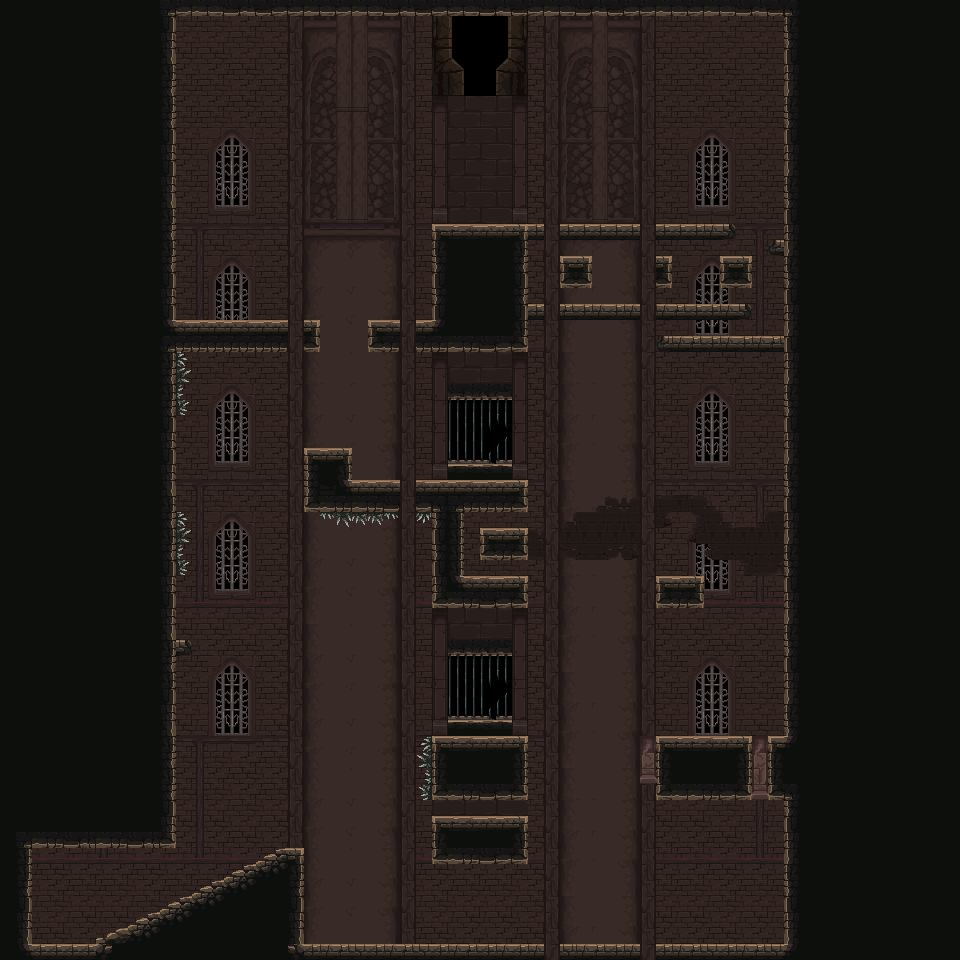

Rendered tile map (Tiled .tmx) drawn with the repository's tilesets; below, a short description and the map source with its tile grids summarised:
An orthogonal 60x60 tile map with 16x16 px tiles, 7 tile layers (bg3, bg2, bg, collision, ...), 5 tilesets and 117 objects (51x hulls, 13x platform, 6x crate, 5x zone, 4x line, ...).

<map version="1.4" tiledversion="1.4.1" orientation="orthogonal" renderorder="right-down" compressionlevel="0" width="60" height="60" tilewidth="16" tileheight="16" infinite="0" nextlayerid="17" nextobjectid="196">
 <editorsettings>
  <export target="../assets/world/panic1.json" format="json" />
 </editorsettings>
 <tileset firstgid="1" name="decorative" tilewidth="16" tileheight="16" tilecount="1024" columns="32">
  <image source="tilesets/PF_Caslte_1.0/decorative.png" width="512" height="512" />
 </tileset>
 <tileset firstgid="1025" name="mainlevbuild_A" tilewidth="16" tileheight="16" tilecount="4096" columns="64">
  <image source="tilesets/PF_Caslte_1.0/mainlevbuild_A.png" width="1024" height="1024" />
 </tileset>
 <tileset firstgid="5121" name="mainlevbuild_B" tilewidth="16" tileheight="16" tilecount="2560" columns="64">
  <image source="tilesets/PF_Caslte_1.0/mainlevbuild_B.png" width="1024" height="640" />
 </tileset>
 <tileset firstgid="7681" name="collision" tilewidth="16" tileheight="16" tilecount="64" columns="8">
  <image source="collision.png" width="128" height="128" />
  <tile id="0">
   <properties>
    <property name="collides" type="bool" value="true" />
   </properties>
   <objectgroup draworder="index" id="2">
    <object id="1" x="0" y="0">
     <polygon points="0,0 16,0 16,16 0,16" />
    </object>
   </objectgroup>
  </tile>
  <tile id="1">
   <properties>
    <property name="collides" type="bool" value="true" />
   </properties>
   <objectgroup draworder="index" id="2">
    <object id="1" x="0" y="16">
     <polygon points="0,0 16,-16 16,0" />
    </object>
   </objectgroup>
  </tile>
  <tile id="2">
   <properties>
    <property name="collides" type="bool" value="true" />
   </properties>
   <objectgroup draworder="index" id="2">
    <object id="1" x="0" y="0">
     <polygon points="0,0 16,0 16,16" />
    </object>
   </objectgroup>
  </tile>
  <tile id="3">
   <properties>
    <property name="collides" type="bool" value="true" />
   </properties>
   <objectgroup draworder="index" id="2">
    <object id="1" x="0" y="0">
     <polygon points="0,0 16,16 0,16" />
    </object>
   </objectgroup>
  </tile>
  <tile id="4">
   <properties>
    <property name="collides" type="bool" value="true" />
   </properties>
  </tile>
  <tile id="5">
   <properties>
    <property name="collides" type="bool" value="true" />
   </properties>
   <objectgroup draworder="index" id="3">
    <object id="2" x="0" y="16">
     <polygon points="0,0 16,-9 16,0" />
    </object>
   </objectgroup>
  </tile>
  <tile id="6">
   <properties>
    <property name="collides" type="bool" value="true" />
   </properties>
   <objectgroup draworder="index" id="2">
    <object id="1" x="0" y="7">
     <polygon points="0,0 16,9 0,9" />
    </object>
   </objectgroup>
  </tile>
  <tile id="7">
   <properties>
    <property name="collides" type="bool" value="true" />
   </properties>
   <objectgroup draworder="index" id="2">
    <object id="1" x="16" y="0">
     <polygon points="0,0 -9,16 0,16" />
    </object>
   </objectgroup>
  </tile>
  <tile id="8">
   <properties>
    <property name="collides" type="bool" value="true" />
   </properties>
   <objectgroup draworder="index" id="2">
    <object id="1" x="0" y="0">
     <polygon points="0,0 9,16 0,16" />
    </object>
   </objectgroup>
  </tile>
  <tile id="9">
   <properties>
    <property name="collides" type="bool" value="true" />
   </properties>
   <objectgroup draworder="index" id="2">
    <object id="1" x="7" y="0">
     <polygon points="0,0 9,16 9,0" />
    </object>
   </objectgroup>
  </tile>
  <tile id="10">
   <properties>
    <property name="collides" type="bool" value="true" />
   </properties>
   <objectgroup draworder="index" id="2">
    <object id="2" x="0" y="0">
     <polygon points="0,0 9,0 0,16" />
    </object>
   </objectgroup>
  </tile>
  <tile id="11">
   <properties>
    <property name="collides" type="bool" value="true" />
   </properties>
   <objectgroup draworder="index" id="2">
    <object id="1" x="8" y="0">
     <polygon points="0,0 8,0 8,16 0,16" />
    </object>
   </objectgroup>
  </tile>
  <tile id="12">
   <properties>
    <property name="collides" type="bool" value="true" />
   </properties>
   <objectgroup draworder="index" id="2">
    <object id="1" x="0" y="0">
     <polygon points="0,0 8,0 8,16 0,16" />
    </object>
   </objectgroup>
  </tile>
  <tile id="13">
   <properties>
    <property name="collides" type="bool" value="true" />
   </properties>
   <objectgroup draworder="index" id="2">
    <object id="1" x="0" y="0">
     <polygon points="0,0 16,0 16,9" />
    </object>
   </objectgroup>
  </tile>
  <tile id="14">
   <properties>
    <property name="collides" type="bool" value="true" />
   </properties>
   <objectgroup draworder="index" id="2">
    <object id="1" x="0" y="0">
     <polygon points="0,0 16,0 0,9" />
    </object>
   </objectgroup>
  </tile>
  <tile id="15">
   <properties>
    <property name="collides" type="bool" value="true" />
   </properties>
   <objectgroup draworder="index" id="2">
    <object id="1" x="0" y="8">
     <polygon points="0,0 16,0 16,8 0,8" />
    </object>
   </objectgroup>
  </tile>
  <tile id="16">
   <properties>
    <property name="collides" type="bool" value="true" />
   </properties>
   <objectgroup draworder="index" id="2">
    <object id="1" x="0" y="8">
     <polygon points="0,0 16,0 16,-8 0,-8" />
    </object>
   </objectgroup>
  </tile>
 </tileset>
 <tileset firstgid="7745" name="tile_custom" tilewidth="16" tileheight="16" tilecount="4096" columns="64">
  <image source="../assets/world/tile_custom.png" width="1024" height="1024" />
 </tileset>
 <layer id="4" name="bg3" width="60" height="60">
  <data>[3600 cells, 3548 non-empty, 54 distinct tile ids]</data>
 </layer>
 <layer id="5" name="bg2" width="60" height="60">
  <data>[3600 cells, 740 non-empty, 142 distinct tile ids]</data>
 </layer>
 <layer id="6" name="bg" width="60" height="60">
  <data>[3600 cells, 2249 non-empty, 121 distinct tile ids]</data>
 </layer>
 <layer id="7" name="collision" width="60" height="60">
  <data>[3600 cells, 0 non-empty, 0 distinct tile ids]</data>
 </layer>
 <layer id="1" name="fg" width="60" height="60">
  <data>[3600 cells, 295 non-empty, 43 distinct tile ids]</data>
 </layer>
 <layer id="2" name="fg_hidden" width="60" height="60">
  <data>[3600 cells, 0 non-empty, 0 distinct tile ids]</data>
 </layer>
 <layer id="3" name="fg_breakable" width="60" height="60">
  <data>[3600 cells, 7 non-empty, 4 distinct tile ids]</data>
 </layer>
 <objectgroup id="15" name="npcs" />
 <objectgroup id="14" name="enemies">
  <object id="146" name="statue1" type="statue" x="160" y="592" width="48" height="48" />
  <object id="156" name="blip1" type="blip" x="464" y="464" width="16" height="16" />
  <object id="188" name="statue1" type="statue" x="208" y="176" width="48" height="48" />
 </objectgroup>
 <objectgroup id="13" name="spawns" />
 <objectgroup id="12" name="exit">
  <object id="2" name="west1a" type="entrance" x="96" y="880" width="32" height="32" />
  <object id="11" name="east1" type="entrance" x="480" y="192" width="32" height="32" />
  <object id="12" name="east1" type="exit" x="464" y="144" width="48" height="80">
   <properties>
    <property name="manualTrigger" type="bool" value="true" />
    <property name="targetExit" value="west1" />
    <property name="targetMap" value="panic1" />
   </properties>
  </object>
  <object id="83" name="west1b" type="entrance" x="48" y="880" width="32" height="32" />
 </objectgroup>
 <objectgroup id="9" name="objects">
  <!-- 12 objects omitted --></objectgroup>
 <objectgroup id="10" name="triggers">
  <!-- 31 objects omitted --></objectgroup>
 <objectgroup color="#00ff00" id="8" name="hulls">
  <!-- 51 objects omitted --></objectgroup>
 <objectgroup id="16" name="pathing" />
</map>
<!-- 94 of 117 objects omitted -->
